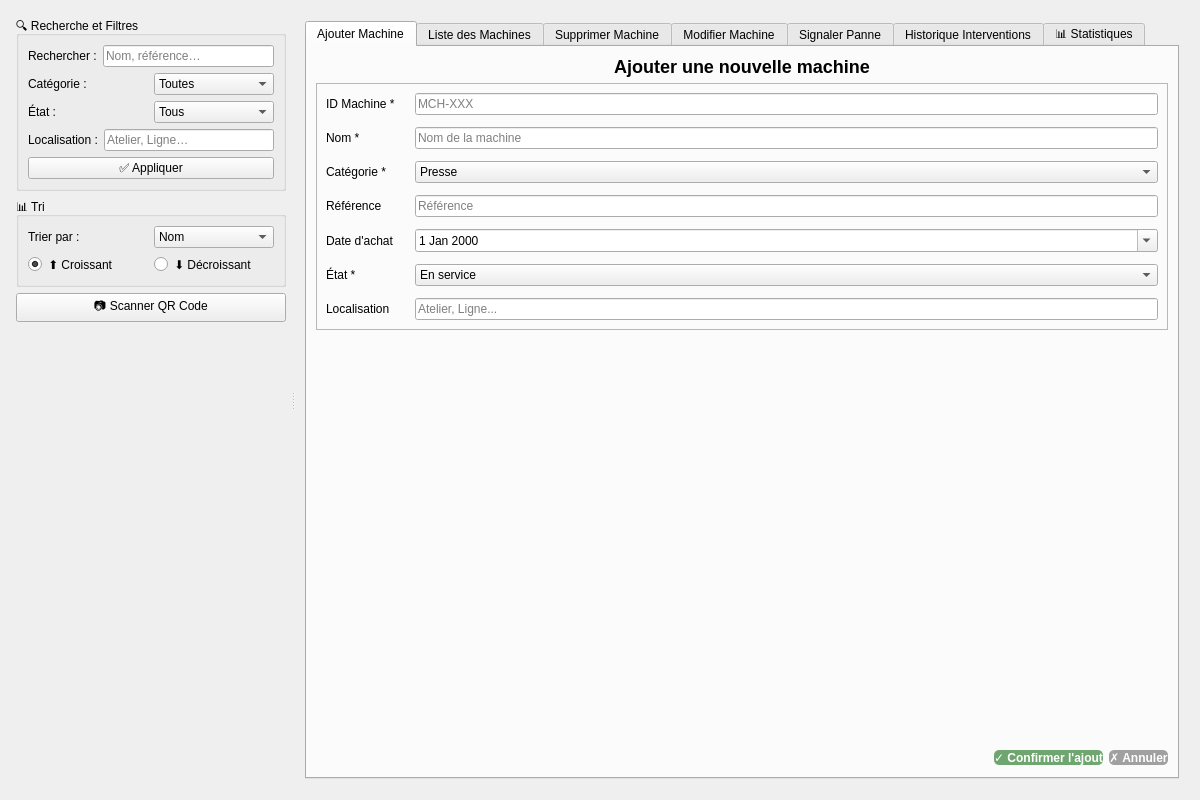
<?xml version="1.0" encoding="UTF-8"?>
<ui version="4.0">
 <class>MachineWidget</class>
 <widget class="QWidget" name="MachineWidget">
  <property name="geometry">
   <rect>
    <x>0</x>
    <y>0</y>
    <width>1200</width>
    <height>800</height>
   </rect>
  </property>
  <property name="windowTitle">
   <string>Gestion Machines</string>
  </property>
  <layout class="QVBoxLayout" name="machineLayout">
   <item>
    <widget class="QSplitter" name="splitter">
     <property name="orientation">
      <enum>Qt::Horizontal</enum>
     </property>
     
     <!-- PANNEAU GAUCHE: Recherche/Filtres/Tri -->
     <widget class="QWidget" name="leftPanel" native="true">
      <property name="minimumSize">
       <size>
        <width>220</width>
        <height>0</height>
       </size>
      </property>
      <property name="maximumSize">
       <size>
        <width>280</width>
        <height>16777215</height>
       </size>
      </property>
      <layout class="QVBoxLayout" name="leftLayout">
       <property name="leftMargin"><number>5</number></property>
       <property name="topMargin"><number>5</number></property>
       <property name="rightMargin"><number>5</number></property>
       <property name="bottomMargin"><number>5</number></property>
       
       <!-- Recherche et Filtres -->
       <item>
        <widget class="QGroupBox" name="groupBoxSearch">
         <property name="title">
          <string>🔍 Recherche et Filtres</string>
         </property>
         <layout class="QVBoxLayout">
          <item>
           <layout class="QHBoxLayout">
            <item>
             <widget class="QLabel"><property name="text"><string>Rechercher :</string></property></widget>
            </item>
            <item>
             <widget class="QLineEdit" name="lineEditSearch">
              <property name="placeholderText"><string>Nom, référence…</string></property>
             </widget>
            </item>
           </layout>
          </item>
          <item>
           <layout class="QHBoxLayout">
            <item>
             <widget class="QLabel"><property name="text"><string>Catégorie :</string></property></widget>
            </item>
            <item>
             <widget class="QComboBox" name="comboCategory">
              <item><property name="text"><string>Toutes</string></property></item>
              <item><property name="text"><string>Presse</string></property></item>
              <item><property name="text"><string>Moteur</string></property></item>
              <item><property name="text"><string>Filtre</string></property></item>
              <item><property name="text"><string>Capteur</string></property></item>
              <item><property name="text"><string>Autre</string></property></item>
             </widget>
            </item>
           </layout>
          </item>
          <item>
           <layout class="QHBoxLayout">
            <item>
             <widget class="QLabel"><property name="text"><string>État :</string></property></widget>
            </item>
            <item>
             <widget class="QComboBox" name="comboState">
              <item><property name="text"><string>Tous</string></property></item>
              <item><property name="text"><string>En service</string></property></item>
              <item><property name="text"><string>Panne</string></property></item>
              <item><property name="text"><string>Maintenance</string></property></item>
              <item><property name="text"><string>Hors service</string></property></item>
             </widget>
            </item>
           </layout>
          </item>
          <item>
           <layout class="QHBoxLayout">
            <item>
             <widget class="QLabel"><property name="text"><string>Localisation :</string></property></widget>
            </item>
            <item>
             <widget class="QLineEdit" name="lineEditLocation">
              <property name="placeholderText"><string>Atelier, Ligne…</string></property>
             </widget>
            </item>
           </layout>
          </item>
          <item>
           <widget class="QPushButton" name="btnApplyFilter">
            <property name="text"><string>✅ Appliquer</string></property>
            <property name="minimumHeight"><number>35</number></property>
           </widget>
          </item>
         </layout>
        </widget>
       </item>
       
       <!-- Tri -->
       <item>
        <widget class="QGroupBox" name="groupBoxSort">
         <property name="title"><string>📊 Tri</string></property>
         <layout class="QVBoxLayout">
          <item>
           <layout class="QHBoxLayout">
            <item>
             <widget class="QLabel"><property name="text"><string>Trier par :</string></property></widget>
            </item>
            <item>
             <widget class="QComboBox" name="comboSortBy">
              <item><property name="text"><string>Nom</string></property></item>
              <item><property name="text"><string>Date d'achat</string></property></item>
              <item><property name="text"><string>État</string></property></item>
              <item><property name="text"><string>Catégorie</string></property></item>
              <item><property name="text"><string>Localisation</string></property></item>
             </widget>
            </item>
           </layout>
          </item>
          <item>
           <layout class="QHBoxLayout">
            <item>
             <widget class="QRadioButton" name="radioCroissant">
              <property name="text"><string>⬆️ Croissant</string></property>
              <property name="checked"><bool>true</bool></property>
             </widget>
            </item>
            <item>
             <widget class="QRadioButton" name="radioDecroissant">
              <property name="text"><string>⬇️ Décroissant</string></property>
             </widget>
            </item>
           </layout>
          </item>
         </layout>
        </widget>
       </item>
       
       <!-- Scanner QR -->
       <item>
        <widget class="QPushButton" name="btnScanQR">
         <property name="text"><string>📷 Scanner QR Code</string></property>
         <property name="minimumHeight"><number>45</number></property>
        </widget>
       </item>
       
       <item>
        <spacer name="verticalSpacerLeft">
         <property name="orientation"><enum>Qt::Vertical</enum></property>
         <property name="sizeHint" stdset="0"><size><width>20</width><height>40</height></size></property>
        </spacer>
       </item>
      </layout>
     </widget>
     
     <!-- PANNEAU CENTRAL: Onglets -->
     <widget class="QWidget" name="centerPanel" native="true">
      <layout class="QVBoxLayout" name="centerLayout">
       <property name="leftMargin"><number>10</number></property>
       <property name="topMargin"><number>10</number></property>
       <property name="rightMargin"><number>10</number></property>
       <property name="bottomMargin"><number>10</number></property>
       <item>
        <widget class="QTabWidget" name="tabWidget">
         <property name="currentIndex"><number>0</number></property>
         
         <!-- TAB 1: Ajouter Machine -->
         <widget class="QWidget" name="tabAjouter">
          <attribute name="title"><string>Ajouter Machine</string></attribute>
          <layout class="QVBoxLayout">
           <item>
            <widget class="QLabel" name="labelAdd">
             <property name="text"><string>&lt;h2&gt;Ajouter une nouvelle machine&lt;/h2&gt;</string></property>
             <property name="alignment"><set>Qt::AlignCenter</set></property>
            </widget>
           </item>
           <item>
            <widget class="QFrame" name="frameAdd">
             <property name="frameShape"><enum>QFrame::StyledPanel</enum></property>
             <property name="frameShadow"><enum>QFrame::Raised</enum></property>
             <layout class="QFormLayout" name="formLayoutAdd">
              <property name="horizontalSpacing"><number>20</number></property>
              <property name="verticalSpacing"><number>12</number></property>
              <item row="0" column="0"><widget class="QLabel"><property name="text"><string>ID Machine *</string></property></widget></item>
              <item row="0" column="1"><widget class="QLineEdit" name="editAddId"><property name="placeholderText"><string>MCH-XXX</string></property></widget></item>
              <item row="1" column="0"><widget class="QLabel"><property name="text"><string>Nom *</string></property></widget></item>
              <item row="1" column="1"><widget class="QLineEdit" name="editAddNom"><property name="placeholderText"><string>Nom de la machine</string></property></widget></item>
              <item row="2" column="0"><widget class="QLabel"><property name="text"><string>Catégorie *</string></property></widget></item>
              <item row="2" column="1">
               <widget class="QComboBox" name="comboAddCategorie">
                <item><property name="text"><string>Presse</string></property></item>
                <item><property name="text"><string>Moteur</string></property></item>
                <item><property name="text"><string>Filtre</string></property></item>
                <item><property name="text"><string>Capteur</string></property></item>
                <item><property name="text"><string>Autre</string></property></item>
               </widget>
              </item>
              <item row="3" column="0"><widget class="QLabel"><property name="text"><string>Référence</string></property></widget></item>
              <item row="3" column="1"><widget class="QLineEdit" name="editAddReference"><property name="placeholderText"><string>Référence</string></property></widget></item>
              <item row="4" column="0"><widget class="QLabel"><property name="text"><string>Date d'achat</string></property></widget></item>
              <item row="4" column="1"><widget class="QDateEdit" name="dateAddAchat"><property name="calendarPopup"><bool>true</bool></property></widget></item>
              <item row="5" column="0"><widget class="QLabel"><property name="text"><string>État *</string></property></widget></item>
              <item row="5" column="1">
               <widget class="QComboBox" name="comboAddEtat">
                <item><property name="text"><string>En service</string></property></item>
                <item><property name="text"><string>Maintenance</string></property></item>
                <item><property name="text"><string>Panne</string></property></item>
                <item><property name="text"><string>Hors service</string></property></item>
               </widget>
              </item>
              <item row="6" column="0"><widget class="QLabel"><property name="text"><string>Localisation</string></property></widget></item>
              <item row="6" column="1"><widget class="QLineEdit" name="editAddLocalisation"><property name="placeholderText"><string>Atelier, Ligne...</string></property></widget></item>
             </layout>
            </widget>
           </item>
           <item><spacer><property name="orientation"><enum>Qt::Vertical</enum></property><property name="sizeHint" stdset="0"><size><width>20</width><height>20</height></size></property></spacer></item>
           <item>
            <layout class="QHBoxLayout">
             <item><spacer><property name="orientation"><enum>Qt::Horizontal</enum></property><property name="sizeHint" stdset="0"><size><width>40</width><height>20</height></size></property></spacer></item>
             <item>
              <widget class="QPushButton" name="btnConfirmerAjouter">
               <property name="text"><string>✓ Confirmer l'ajout</string></property>
               <property name="minimumHeight"><number>45</number></property>
               <property name="minimumWidth"><number>200</number></property>
               <property name="styleSheet"><string>QPushButton { background-color: #6FA66F; color: white; border-radius: 5px; font-weight: bold; }</string></property>
              </widget>
             </item>
             <item>
              <widget class="QPushButton" name="btnAnnulerAjouter">
               <property name="text"><string>✗ Annuler</string></property>
               <property name="minimumHeight"><number>45</number></property>
               <property name="minimumWidth"><number>150</number></property>
               <property name="styleSheet"><string>QPushButton { background-color: #A0A0A0; color: white; border-radius: 5px; font-weight: bold; }</string></property>
              </widget>
             </item>
            </layout>
           </item>
          </layout>
         </widget>
         
         <!-- TAB 2: Liste des Machines -->
         <widget class="QWidget" name="tabListe">
          <attribute name="title"><string>Liste des Machines</string></attribute>
          <layout class="QVBoxLayout">
           <item>
            <widget class="QTableWidget" name="tableMachines">
             <property name="alternatingRowColors"><bool>true</bool></property>
             <property name="selectionBehavior"><enum>QAbstractItemView::SelectRows</enum></property>
             <column><property name="text"><string>ID</string></property></column>
             <column><property name="text"><string>Nom</string></property></column>
             <column><property name="text"><string>Catégorie</string></property></column>
             <column><property name="text"><string>Référence</string></property></column>
             <column><property name="text"><string>Date Achat</string></property></column>
             <column><property name="text"><string>État</string></property></column>
             <column><property name="text"><string>Localisation</string></property></column>
            </widget>
           </item>
           <item>
            <layout class="QHBoxLayout">
             <item>
              <widget class="QPushButton" name="btnExportPDF">
               <property name="text"><string>📄 Exporter PDF</string></property>
               <property name="minimumHeight"><number>35</number></property>
              </widget>
             </item>
             <item>
              <widget class="QPushButton" name="btnRefresh">
               <property name="text"><string>🔄 Actualiser</string></property>
               <property name="minimumHeight"><number>35</number></property>
              </widget>
             </item>
             <item><spacer><property name="orientation"><enum>Qt::Horizontal</enum></property><property name="sizeHint" stdset="0"><size><width>40</width><height>20</height></size></property></spacer></item>
            </layout>
           </item>
          </layout>
         </widget>
         
         <!-- TAB 3: Supprimer Machine -->
         <widget class="QWidget" name="tabSupprimer">
          <attribute name="title"><string>Supprimer Machine</string></attribute>
          <layout class="QVBoxLayout">
           <property name="leftMargin"><number>20</number></property>
           <property name="topMargin"><number>20</number></property>
           <property name="rightMargin"><number>20</number></property>
           <property name="bottomMargin"><number>20</number></property>
           <item>
            <widget class="QLabel">
             <property name="text"><string>⚠️ Sélectionnez une machine dans "Liste des Machines", puis confirmez la suppression. Cette action est irréversible.</string></property>
             <property name="wordWrap"><bool>true</bool></property>
             <property name="styleSheet"><string>QLabel { background-color: #FDECEA; color: #C62828; border-radius: 4px; padding: 10px; }</string></property>
            </widget>
           </item>
           <item>
            <widget class="QGroupBox" name="grpMachineASupprimer">
             <property name="title"><string>Machine Sélectionnée</string></property>
             <layout class="QVBoxLayout">
              <item>
               <widget class="QLabel" name="lblSupprimerNom">
                <property name="text"><string>Aucune machine sélectionnée</string></property>
                <property name="font"><font><pointsize>12</pointsize><bold>true</bold></font></property>
               </widget>
              </item>
              <item>
               <widget class="QLabel" name="lblSupprimerDetails">
                <property name="text"><string>-</string></property>
               </widget>
              </item>
             </layout>
            </widget>
           </item>
           <item><spacer><property name="orientation"><enum>Qt::Vertical</enum></property><property name="sizeHint" stdset="0"><size><width>20</width><height>20</height></size></property></spacer></item>
           <item>
            <layout class="QHBoxLayout">
             <item><spacer><property name="orientation"><enum>Qt::Horizontal</enum></property><property name="sizeHint" stdset="0"><size><width>40</width><height>20</height></size></property></spacer></item>
             <item>
              <widget class="QPushButton" name="btnConfirmerSupprimer">
               <property name="text"><string>🗑 Confirmer la suppression</string></property>
               <property name="minimumHeight"><number>45</number></property>
               <property name="minimumWidth"><number>250</number></property>
               <property name="styleSheet"><string>QPushButton { background-color: #C97A7A; color: white; border-radius: 5px; font-weight: bold; }</string></property>
              </widget>
             </item>
             <item>
              <widget class="QPushButton" name="btnAnnulerSupprimer">
               <property name="text"><string>✗ Annuler</string></property>
               <property name="minimumHeight"><number>45</number></property>
               <property name="minimumWidth"><number>150</number></property>
               <property name="styleSheet"><string>QPushButton { background-color: #A0A0A0; color: white; border-radius: 5px; font-weight: bold; }</string></property>
              </widget>
             </item>
            </layout>
           </item>
          </layout>
         </widget>
         
         <!-- TAB 4: Modifier Machine -->
         <widget class="QWidget" name="tabModifier">
          <attribute name="title"><string>Modifier Machine</string></attribute>
          <layout class="QVBoxLayout">
           <property name="leftMargin"><number>20</number></property>
           <property name="topMargin"><number>20</number></property>
           <property name="rightMargin"><number>20</number></property>
           <property name="bottomMargin"><number>20</number></property>
           <item>
            <widget class="QLabel">
             <property name="text"><string>ℹ️ Sélectionnez une machine dans "Liste des Machines" puis modifiez ses informations ci-dessous.</string></property>
             <property name="styleSheet"><string>QLabel { background-color: #EAF0EA; color: #3D4F3C; border-radius: 4px; padding: 8px; }</string></property>
            </widget>
           </item>
           <item>
            <widget class="QGroupBox" name="grpFormModifier">
             <property name="title"><string>Modifier la Machine Sélectionnée</string></property>
             <layout class="QFormLayout">
              <property name="horizontalSpacing"><number>20</number></property>
              <property name="verticalSpacing"><number>12</number></property>
              <item row="0" column="0"><widget class="QLabel"><property name="text"><string>ID Machine</string></property></widget></item>
              <item row="0" column="1"><widget class="QLineEdit" name="editModifierId"><property name="readOnly"><bool>true</bool></property></widget></item>
              <item row="1" column="0"><widget class="QLabel"><property name="text"><string>Nom *</string></property></widget></item>
              <item row="1" column="1"><widget class="QLineEdit" name="editModifierNom"/></item>
              <item row="2" column="0"><widget class="QLabel"><property name="text"><string>Catégorie *</string></property></widget></item>
              <item row="2" column="1">
               <widget class="QComboBox" name="comboModifierCategorie">
                <item><property name="text"><string>Presse</string></property></item>
                <item><property name="text"><string>Moteur</string></property></item>
                <item><property name="text"><string>Filtre</string></property></item>
                <item><property name="text"><string>Capteur</string></property></item>
                <item><property name="text"><string>Autre</string></property></item>
               </widget>
              </item>
              <item row="3" column="0"><widget class="QLabel"><property name="text"><string>Référence</string></property></widget></item>
              <item row="3" column="1"><widget class="QLineEdit" name="editModifierReference"/></item>
              <item row="4" column="0"><widget class="QLabel"><property name="text"><string>Date d'achat</string></property></widget></item>
              <item row="4" column="1"><widget class="QDateEdit" name="dateModifierAchat"><property name="calendarPopup"><bool>true</bool></property></widget></item>
              <item row="5" column="0"><widget class="QLabel"><property name="text"><string>État *</string></property></widget></item>
              <item row="5" column="1">
               <widget class="QComboBox" name="comboModifierEtat">
                <item><property name="text"><string>En service</string></property></item>
                <item><property name="text"><string>Maintenance</string></property></item>
                <item><property name="text"><string>Panne</string></property></item>
                <item><property name="text"><string>Hors service</string></property></item>
               </widget>
              </item>
              <item row="6" column="0"><widget class="QLabel"><property name="text"><string>Localisation</string></property></widget></item>
              <item row="6" column="1"><widget class="QLineEdit" name="editModifierLocalisation"/></item>
             </layout>
            </widget>
           </item>
           <item><spacer><property name="orientation"><enum>Qt::Vertical</enum></property><property name="sizeHint" stdset="0"><size><width>20</width><height>20</height></size></property></spacer></item>
           <item>
            <layout class="QHBoxLayout">
             <item><spacer><property name="orientation"><enum>Qt::Horizontal</enum></property><property name="sizeHint" stdset="0"><size><width>40</width><height>20</height></size></property></spacer></item>
             <item>
              <widget class="QPushButton" name="btnConfirmerModifier">
               <property name="text"><string>✓ Confirmer la modification</string></property>
               <property name="minimumHeight"><number>45</number></property>
               <property name="minimumWidth"><number>250</number></property>
               <property name="styleSheet"><string>QPushButton { background-color: #D4A520; color: white; border-radius: 5px; font-weight: bold; }</string></property>
              </widget>
             </item>
             <item>
              <widget class="QPushButton" name="btnAnnulerModifier">
               <property name="text"><string>✗ Annuler</string></property>
               <property name="minimumHeight"><number>45</number></property>
               <property name="minimumWidth"><number>150</number></property>
               <property name="styleSheet"><string>QPushButton { background-color: #A0A0A0; color: white; border-radius: 5px; font-weight: bold; }</string></property>
              </widget>
             </item>
            </layout>
           </item>
          </layout>
         </widget>
         
         <!-- TAB 5: Signaler Panne -->
         <widget class="QWidget" name="tabPanne">
          <attribute name="title"><string>Signaler Panne</string></attribute>
          <layout class="QVBoxLayout">
           <property name="leftMargin"><number>20</number></property>
           <property name="topMargin"><number>20</number></property>
           <property name="rightMargin"><number>20</number></property>
           <property name="bottomMargin"><number>20</number></property>
           <item>
            <widget class="QLabel">
             <property name="text"><string>🔧 Sélectionnez une machine et décrivez la panne constatée.</string></property>
             <property name="styleSheet"><string>QLabel { background-color: #FFF3E0; color: #E65100; border-radius: 4px; padding: 8px; }</string></property>
            </widget>
           </item>
           <item>
            <widget class="QGroupBox" name="grpPanne">
             <property name="title"><string>Détails de la Panne</string></property>
             <layout class="QFormLayout">
              <property name="horizontalSpacing"><number>20</number></property>
              <property name="verticalSpacing"><number>12</number></property>
              <item row="0" column="0"><widget class="QLabel"><property name="text"><string>Machine *</string></property></widget></item>
              <item row="0" column="1"><widget class="QComboBox" name="comboPanneMachine"/></item>
              <item row="1" column="0"><widget class="QLabel"><property name="text"><string>Date de panne</string></property></widget></item>
              <item row="1" column="1"><widget class="QDateEdit" name="datePanne"><property name="calendarPopup"><bool>true</bool></property></widget></item>
              <item row="2" column="0"><widget class="QLabel"><property name="text"><string>Type de panne *</string></property></widget></item>
              <item row="2" column="1">
               <widget class="QComboBox" name="comboTypePanne">
                <item><property name="text"><string>Mécanique</string></property></item>
                <item><property name="text"><string>Électrique</string></property></item>
                <item><property name="text"><string>Hydraulique</string></property></item>
                <item><property name="text"><string>Logicielle</string></property></item>
                <item><property name="text"><string>Autre</string></property></item>
               </widget>
              </item>
              <item row="3" column="0"><widget class="QLabel"><property name="text"><string>Gravité *</string></property></widget></item>
              <item row="3" column="1">
               <widget class="QComboBox" name="comboGravite">
                <item><property name="text"><string>Mineure</string></property></item>
                <item><property name="text"><string>Moyenne</string></property></item>
                <item><property name="text"><string>Majeure</string></property></item>
                <item><property name="text"><string>Critique</string></property></item>
               </widget>
              </item>
              <item row="4" column="0"><widget class="QLabel"><property name="text"><string>Description</string></property></widget></item>
              <item row="4" column="1">
               <widget class="QTextEdit" name="txtDescriptionPanne">
                <property name="maximumHeight"><number>100</number></property>
                <property name="placeholderText"><string>Décrivez la panne...</string></property>
               </widget>
              </item>
             </layout>
            </widget>
           </item>
           <item><spacer><property name="orientation"><enum>Qt::Vertical</enum></property><property name="sizeHint" stdset="0"><size><width>20</width><height>20</height></size></property></spacer></item>
           <item>
            <layout class="QHBoxLayout">
             <item><spacer><property name="orientation"><enum>Qt::Horizontal</enum></property><property name="sizeHint" stdset="0"><size><width>40</width><height>20</height></size></property></spacer></item>
             <item>
              <widget class="QPushButton" name="btnSignalerPanne">
               <property name="text"><string>⚠️ Signaler la panne</string></property>
               <property name="minimumHeight"><number>45</number></property>
               <property name="minimumWidth"><number>220</number></property>
               <property name="styleSheet"><string>QPushButton { background-color: #FF8F00; color: white; border-radius: 5px; font-weight: bold; }</string></property>
              </widget>
             </item>
             <item>
              <widget class="QPushButton" name="btnAnnulerPanne">
               <property name="text"><string>✗ Annuler</string></property>
               <property name="minimumHeight"><number>45</number></property>
               <property name="minimumWidth"><number>150</number></property>
               <property name="styleSheet"><string>QPushButton { background-color: #A0A0A0; color: white; border-radius: 5px; font-weight: bold; }</string></property>
              </widget>
             </item>
            </layout>
           </item>
          </layout>
         </widget>
         
         <!-- TAB 6: Historique Interventions -->
         <widget class="QWidget" name="tabHistorique">
          <attribute name="title"><string>Historique Interventions</string></attribute>
          <layout class="QVBoxLayout">
           <item>
            <widget class="QTableWidget" name="tableHistorique">
             <property name="alternatingRowColors"><bool>true</bool></property>
             <property name="selectionBehavior"><enum>QAbstractItemView::SelectRows</enum></property>
             <column><property name="text"><string>ID</string></property></column>
             <column><property name="text"><string>Machine</string></property></column>
             <column><property name="text"><string>Type</string></property></column>
             <column><property name="text"><string>Date</string></property></column>
             <column><property name="text"><string>Description</string></property></column>
             <column><property name="text"><string>Technicien</string></property></column>
            </widget>
           </item>
           <item>
            <layout class="QHBoxLayout">
             <item>
              <widget class="QPushButton" name="btnExportHistorique">
               <property name="text"><string>📄 Exporter Historique</string></property>
               <property name="minimumHeight"><number>35</number></property>
              </widget>
             </item>
             <item><spacer><property name="orientation"><enum>Qt::Horizontal</enum></property><property name="sizeHint" stdset="0"><size><width>40</width><height>20</height></size></property></spacer></item>
            </layout>
           </item>
          </layout>
         </widget>
         
         <!-- TAB 7: Statistiques -->
         <widget class="QWidget" name="tabStatistiques">
          <attribute name="title"><string>📊 Statistiques</string></attribute>
          <layout class="QVBoxLayout">
           <item>
            <widget class="QGroupBox" name="grpStatsResume">
             <property name="title"><string>Résumé</string></property>
             <layout class="QHBoxLayout">
              <item>
               <widget class="QGroupBox">
                <property name="title"><string>Total Machines</string></property>
                <layout class="QVBoxLayout">
                 <item>
                  <widget class="QLabel" name="lblStatsTotalMachines">
                   <property name="text"><string>0</string></property>
                   <property name="alignment"><set>Qt::AlignCenter</set></property>
                   <property name="font"><font><pointsize>24</pointsize><bold>true</bold></font></property>
                  </widget>
                 </item>
                </layout>
               </widget>
              </item>
              <item>
               <widget class="QGroupBox">
                <property name="title"><string>En Service</string></property>
                <layout class="QVBoxLayout">
                 <item>
                  <widget class="QLabel" name="lblStatsEnService">
                   <property name="text"><string>0</string></property>
                   <property name="alignment"><set>Qt::AlignCenter</set></property>
                   <property name="font"><font><pointsize>24</pointsize><bold>true</bold></font></property>
                   <property name="styleSheet"><string>color: #4CAF50;</string></property>
                  </widget>
                 </item>
                </layout>
               </widget>
              </item>
              <item>
               <widget class="QGroupBox">
                <property name="title"><string>En Panne</string></property>
                <layout class="QVBoxLayout">
                 <item>
                  <widget class="QLabel" name="lblStatsEnPanne">
                   <property name="text"><string>0</string></property>
                   <property name="alignment"><set>Qt::AlignCenter</set></property>
                   <property name="font"><font><pointsize>24</pointsize><bold>true</bold></font></property>
                   <property name="styleSheet"><string>color: #F44336;</string></property>
                  </widget>
                 </item>
                </layout>
               </widget>
              </item>
              <item>
               <widget class="QGroupBox">
                <property name="title"><string>En Maintenance</string></property>
                <layout class="QVBoxLayout">
                 <item>
                  <widget class="QLabel" name="lblStatsMaintenance">
                   <property name="text"><string>0</string></property>
                   <property name="alignment"><set>Qt::AlignCenter</set></property>
                   <property name="font"><font><pointsize>24</pointsize><bold>true</bold></font></property>
                   <property name="styleSheet"><string>color: #FF9800;</string></property>
                  </widget>
                 </item>
                </layout>
               </widget>
              </item>
             </layout>
            </widget>
           </item>
           <item>
            <widget class="QTextEdit" name="txtStatistiques">
             <property name="readOnly"><bool>true</bool></property>
            </widget>
           </item>
           <item>
            <layout class="QHBoxLayout">
             <item>
              <widget class="QPushButton" name="btnExportStats">
               <property name="text"><string>📊 Exporter Statistiques</string></property>
               <property name="minimumHeight"><number>35</number></property>
              </widget>
             </item>
             <item><spacer><property name="orientation"><enum>Qt::Horizontal</enum></property><property name="sizeHint" stdset="0"><size><width>40</width><height>20</height></size></property></spacer></item>
            </layout>
           </item>
          </layout>
         </widget>
         
        </widget>
       </item>
      </layout>
     </widget>
    </widget>
   </item>
  </layout>
 </widget>
 <resources/>
 <connections/>
</ui>
